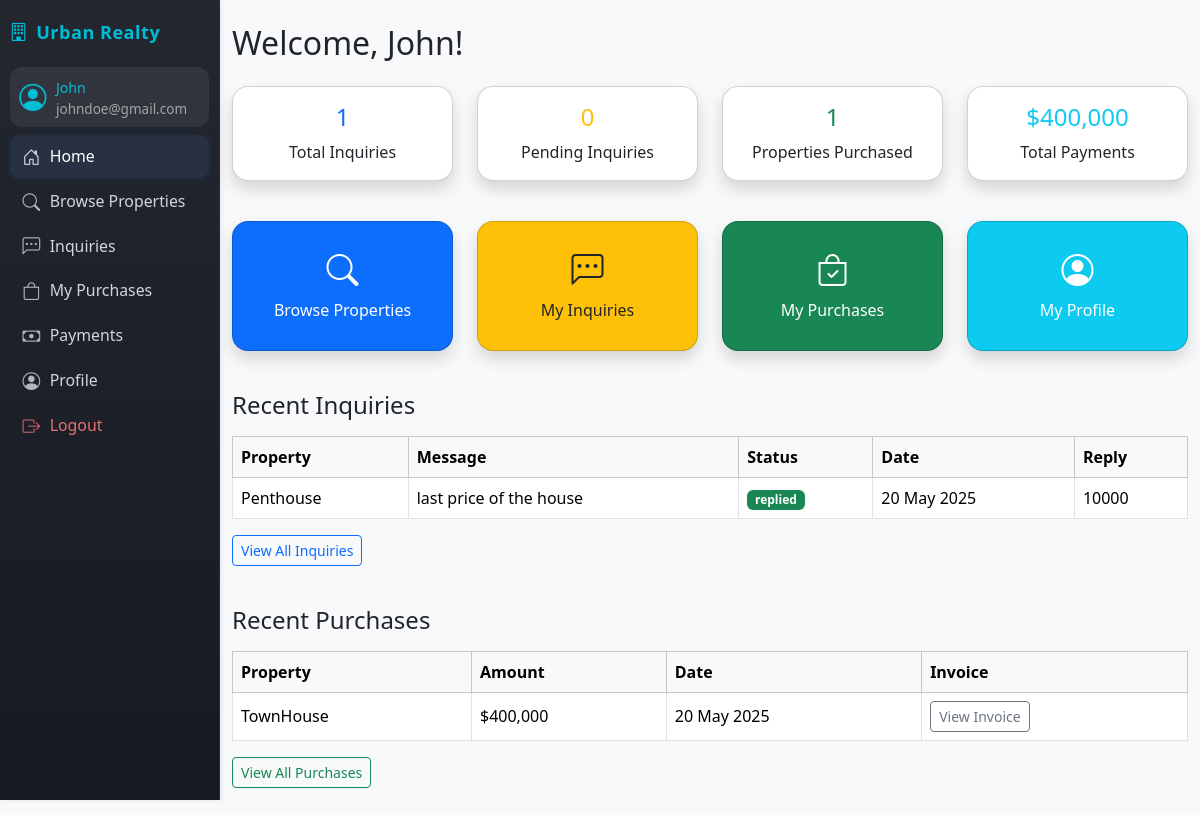
Screenshot of /dashboards/client_dashboard.php (signed in) with the database file from the repository.
### tables this page shows
CREATE TABLE `users` (
  `id` int(11) NOT NULL AUTO_INCREMENT,
  `username` varchar(100) DEFAULT NULL,
  `password` varchar(255) DEFAULT NULL,
  `email` varchar(100) DEFAULT NULL,
  `role` enum('admin','agent','client') DEFAULT NULL,
  `created_at` datetime DEFAULT current_timestamp(),
  PRIMARY KEY (`id`),
  UNIQUE KEY `username` (`username`),
  UNIQUE KEY `email` (`email`)
);

CREATE TABLE `inquiries` (
  `id` int(11) NOT NULL AUTO_INCREMENT,
  `client_id` int(11) DEFAULT NULL,
  `property_id` int(11) DEFAULT NULL,
  `message` text DEFAULT NULL,
  `status` enum('pending','replied') DEFAULT 'pending',
  `created_at` datetime DEFAULT current_timestamp(),
  `reply` text DEFAULT NULL,
  PRIMARY KEY (`id`),
  KEY `client_id` (`client_id`),
  KEY `property_id` (`property_id`),
  CONSTRAINT `inquiries_ibfk_1` FOREIGN KEY (`client_id`) REFERENCES `users` (`id`),
  CONSTRAINT `inquiries_ibfk_2` FOREIGN KEY (`property_id`) REFERENCES `properties` (`id`)
);

CREATE TABLE `properties` (
  `id` int(11) NOT NULL AUTO_INCREMENT,
  `agent_id` int(11) DEFAULT NULL,
  `title` varchar(255) DEFAULT NULL,
  `description` text DEFAULT NULL,
  `price` decimal(12,2) DEFAULT NULL,
  `location` varchar(100) DEFAULT NULL,
  `type` enum('apartment','house','land','commercial') DEFAULT NULL,
  `image` varchar(255) DEFAULT NULL,
  `status` enum('available','sold') DEFAULT 'available',
  `created_at` datetime DEFAULT current_timestamp(),
  PRIMARY KEY (`id`),
  KEY `agent_id` (`agent_id`),
  CONSTRAINT `properties_ibfk_1` FOREIGN KEY (`agent_id`) REFERENCES `users` (`id`)
);

CREATE TABLE `sales` (
  `id` int(11) NOT NULL AUTO_INCREMENT,
  `property_id` int(11) DEFAULT NULL,
  `client_id` int(11) DEFAULT NULL,
  `agent_id` int(11) DEFAULT NULL,
  `sale_price` decimal(12,2) DEFAULT NULL,
  `sale_date` datetime DEFAULT current_timestamp(),
  PRIMARY KEY (`id`),
  KEY `property_id` (`property_id`),
  KEY `client_id` (`client_id`),
  KEY `agent_id` (`agent_id`),
  CONSTRAINT `sales_ibfk_1` FOREIGN KEY (`property_id`) REFERENCES `properties` (`id`),
  CONSTRAINT `sales_ibfk_2` FOREIGN KEY (`client_id`) REFERENCES `users` (`id`),
  CONSTRAINT `sales_ibfk_3` FOREIGN KEY (`agent_id`) REFERENCES `users` (`id`)
);

### dashboards/client_dashboard.php (the view, shortened to what this page needs)
<?php
require_once('../includes/db.php');
$cid = $_SESSION['user_id'];
$user_row = $conn->query("SELECT username FROM users WHERE id=$cid")->fetch_assoc();
$username = $user_row ? $user_row['username'] : 'Client';
$tot_inquiries = $conn->query("SELECT COUNT(*) FROM inquiries WHERE client_id=$cid")->fetch_row()[0];
$pending_inquiries = $conn->query("SELECT COUNT(*) FROM inquiries WHERE client_id=$cid AND status='pending'")->fetch_row()[0];
$tot_purchases = $conn->query("SELECT COUNT(*) FROM sales WHERE client_id=$cid")->fetch_row()[0];
$tot_payments = 0;
$columns = [];
$res = $conn->query("SHOW COLUMNS FROM payments");
while($row = $res->fetch_assoc()) $columns[] = $row['Field'];
if (in_array('client_id', $columns)) {
    $tot_payments = $conn->query("SELECT IFNULL(SUM(amount),0) FROM payments WHERE client_id=$cid")->fetch_row()[0];
} elseif (in_array('user_id', $columns)) {
    $tot_payments = $conn->query("SELECT IFNULL(SUM(amount),0) FROM payments WHERE user_id=$cid")->fetch_row()[0];
} elseif (in_array('sale_id', $columns)) {
    $tot_payments = $conn->query("
        SELECT IFNULL(SUM(p.amount),0)
        FROM payments p
        JOIN sales s ON p.sale_id = s.id
        WHERE s.client_id = $cid
    ")->fetch_row()[0];
}
?>
<!DOCTYPE html>
<html lang="en">
<head>
    <link rel="stylesheet" href="../assets/css/bootstrap.min.css">
</head>
<body>
<?php include('../includes/sidebar.php'); ?>
<div class="container mt-4">
    <h2 class="mb-4">Welcome, <?=htmlspecialchars($username)?>!</h2>
    <div class="row g-4 dashboard-section">
        <div class="col-md-3">
            <div class="card dashboard-card shadow text-center p-3">
                <div class="h4 mb-2 text-primary"><?=$tot_inquiries?></div>
                <div>Total Inquiries</div>
            </div>
        </div>
        <div class="col-md-3">
            <div class="card dashboard-card shadow text-center p-3">
                <div class="h4 mb-2 text-warning"><?=$pending_inquiries?></div>
                <div>Pending Inquiries</div>
            </div>
        </div>
        <div class="col-md-3">
            <div class="card dashboard-card shadow text-center p-3">
                <div class="h4 mb-2 text-success"><?=$tot_purchases?></div>
                <div>Properties Purchased</div>
            </div>
        </div>
        <div class="col-md-3">
            <div class="card dashboard-card shadow text-center p-3">
                <div class="h4 mb-2 text-info">$<?=number_format($tot_payments)?></div>
                <div>Total Payments</div>
            </div>
        </div>
    </div>
    <div class="row g-4 dashboard-section">
        <div class="col-md-3">
            <a href="../properties/browse.php" class="card quick-link-card text-decoration-none shadow text-center p-4 bg-primary text-white">
                <div class="fs-2 mb-1"><i class="bi bi-search"></i></div>
                Browse Properties
            </a>
        </div>
        <div class="col-md-3">
            <a href="../inquiries/my_inquiries.php" class="card quick-link-card text-decoration-none shadow text-center p-4 bg-warning text-dark">
                <div class="fs-2 mb-1"><i class="bi bi-chat-left-dots"></i></div>
                My Inquiries
            </a>
        </div>
        <div class="col-md-3">
            <a href="../sales/view_sales.php" class="card quick-link-card text-decoration-none shadow text-center p-4 bg-success text-white">
                <div class="fs-2 mb-1"><i class="bi bi-bag-check"></i></div>
                My Purchases
            </a>
        </div>
        <div class="col-md-3">
            <a href="../users/profile.php" class="card quick-link-card text-decoration-none shadow text-center p-4 bg-info text-white">
                <div class="fs-2 mb-1"><i class="bi bi-person-circle"></i></div>
                My Profile
            </a>
        </div>
    </div>
    <div class="dashboard-section">
        <h4 class="mb-3">Recent Inquiries</h4>
        <div class="table-responsive">
        <table class="table table-bordered bg-white">
            <thead class="table-light">
                <tr>
                    <th>Property</th>
                    <th>Message</th>
                    <th>Status</th>
                    <th>Date</th>
                    <th>Reply</th>
                </tr>
            </thead>
            <tbody>
            <?php
            $sql = "SELECT i.*, p.title FROM inquiries i JOIN properties p ON i.property_id=p.id WHERE i.client_id=$cid ORDER BY i.id DESC LIMIT 5";
            $res = $conn->query($sql);
            if ($res->num_rows == 0): ?>
            <?php endif;
            while($row = $res->fetch_assoc()): ?>
            <tr>
                <td><?=htmlspecialchars($row['title'])?></td>
                <td><?=htmlspecialchars($row['message'])?></td>
                <td>
                    <span class="badge <?=($row['status']=='replied'?'bg-success':'bg-warning text-dark')?>"><?=$row['status']?></span>
                </td>
                <td><?=date('d M Y',strtotime($row['created_at']))?></td>
                <td>
                    <?php if($row['status']=='replied') echo htmlspecialchars($row['reply']); else echo '<span class="text-muted">-</span>'; ?>
                </td>
            </tr>
            <?php endwhile; ?>
            </tbody>
        </table>
        </div>
        <div><a href="../inquiries/my_inquiries.php" class="btn btn-outline-primary btn-sm">View All Inquiries</a></div>
    </div>
    <div class="dashboard-section">
        <h4 class="mb-3">Recent Purchases</h4>
        <div class="table-responsive">
        <table class="table table-bordered bg-white">
            <thead class="table-light">
                <tr>
                    <th>Property</th>
                    <th>Amount</th>
                    <th>Date</th>
                    <th>Invoice</th>
                </tr>
            </thead>
            <tbody>
            <?php
            $sql = "SELECT s.*, p.title FROM sales s JOIN properties p ON s.property_id=p.id WHERE s.client_id=$cid ORDER BY s.id DESC LIMIT 5";
            $res = $conn->query($sql);
            if ($res->num_rows == 0): ?>
            <?php endif;
            while($row = $res->fetch_assoc()): ?>
            <tr>
                <td><?=htmlspecialchars($row['title'])?></td>
                <td>$<?=number_format($row['sale_price'])?></td>
                <td><?=date('d M Y',strtotime($row['sale_date']))?></td>
                <td>
                    <a href="../sales/invoice.php?id=<?=$row['id']?>" class="btn btn-outline-secondary btn-sm">View Invoice</a>
                </td>
            </tr>
            <?php endwhile; ?>
            </tbody>
        </table>
        </div>
        <div><a href="../sales/view_sales.php" class="btn btn-outline-success btn-sm">View All Purchases</a></div>
    </div>
</div>
<link rel="stylesheet" href="https://cdn.jsdelivr.net/npm/bootstrap-icons@1.11.3/font/bootstrap-icons.min.css">
</body>
</html>

### includes/sidebar.php (shortened to what this page needs)
<?php
$role = $_SESSION['role'];
$user_id = $_SESSION['user_id'] ?? null;
$user_name = '';
$user_email = '';
if ($user_id) {
    $user_res = $conn->query("SELECT username,email FROM users WHERE id=$user_id");
    if ($user_res && $user_res->num_rows) {
        $u = $user_res->fetch_assoc();
        $user_name = htmlspecialchars($u['username']);
        $user_email = htmlspecialchars($u['email']);
    }
}
?>
<head>
    <link rel="stylesheet" href="https://cdn.jsdelivr.net/npm/bootstrap-icons@1.11.3/font/bootstrap-icons.min.css">
</head>
<nav class="sidebar">
    <div class="sidebar-brand">
        <i class="bi bi-building"></i> Urban Realty
    </div>
    <div class="user-mini-profile mb-2">
        <i class="bi bi-person-circle"></i>
        <div class="user-details">
            <span><?= $user_name ?: ucfirst($role) ?></span>
            <small style="color:#a5a5a5;font-size:0.95em;"><?= $user_email ?></small>
        </div>
    </div>
    <ul class="nav flex-column">
        <?php if($role=='admin'): ?>
            <li><a href="../dashboards/admin_dashboard.php" class="nav-link <?=strpos($_SERVER['PHP_SELF'],'admin_analytics.php')!==false?'active':''?>"><i class="bi bi-speedometer2"></i> Dashboard</a></li>
            <li><a href="../users/manage_users.php" class="nav-link <?=strpos($_SERVER['PHP_SELF'],'manage_users.php')!==false?'active':''?>"><i class="bi bi-people"></i> Users</a></li>
            <li><a href="../properties/manage_properties.php" class="nav-link <?=strpos($_SERVER['PHP_SELF'],'manage_properties.php')!==false?'active':''?>"><i class="bi bi-house-gear"></i> Properties</a></li>
            <li><a href="../sales/view_sales.php" class="nav-link <?=strpos($_SERVER['PHP_SELF'],'view_sales.php')!==false?'active':''?>"><i class="bi bi-bag-check"></i> Sales</a></li>
            <li><a href="../payments/view_payments.php" class="nav-link <?=strpos($_SERVER['PHP_SELF'],'view_payments.php')!==false?'active':''?>"><i class="bi bi-cash-stack"></i> Payments</a></li>
        <?php else: ?>
            <li><a href="../dashboards/client_dashboard.php" class="nav-link <?=strpos($_SERVER['PHP_SELF'],'client_dashboard.php')!==false?'active':''?>"><i class="bi bi-house-door"></i> Home</a></li>
            <li><a href="../properties/browse.php" class="nav-link <?=strpos($_SERVER['PHP_SELF'],'browse.php')!==false?'active':''?>"><i class="bi bi-search"></i> Browse Properties</a></li>
            <li><a href="../inquiries/my_inquiries.php" class="nav-link <?=strpos($_SERVER['PHP_SELF'],'my_inquiries.php')!==false?'active':''?>"><i class="bi bi-chat-left-dots"></i> Inquiries</a></li>
            <li><a href="../sales/view_sales.php" class="nav-link <?=strpos($_SERVER['PHP_SELF'],'view_sales.php')!==false?'active':''?>"><i class="bi bi-bag"></i> My Purchases</a></li>
            <li><a href="../payments/view_payments.php" class="nav-link <?=strpos($_SERVER['PHP_SELF'],'view_payments.php')!==false?'active':''?>"><i class="bi bi-cash"></i> Payments</a></li>
            <li><a href="../users/profile.php" class="nav-link <?=strpos($_SERVER['PHP_SELF'],'profile.php')!==false?'active':''?>"><i class="bi bi-person-circle"></i> Profile</a></li>
        <?php endif; ?>
        <li><a href="../auth/logout.php" class="nav-link text-danger"><i class="bi bi-box-arrow-right"></i> Logout</a></li>
    </ul>
</nav>

### dashboards/client_dashboard.php (style rules this page uses)
body { background: #f8f9fa; }
.dashboard-card { border-radius:1rem; }
.dashboard-section { margin-bottom: 2.5rem; }
.table td, .table th { vertical-align: middle; }
.quick-link-card { border-radius:1rem; min-height:130px; }

### includes/sidebar.php (style rules this page uses)
.sidebar { position: fixed; top: 0; left: 0; height: 100vh; width: 220px; background: linear-gradient(180deg,#23272f 0,#171923 100%); color: #fff; padding: 1.2rem 0.6rem 1rem 0.6rem; z-index: 1000; border-right: 1px solid #292b36; box-shadow: 1px 0 6px rgba(0,0,0,0.09); display: flex; flex-direction: column; font-size: 0.96rem; overflow-y: auto; min-height: 0; max-height: 100vh; }
.sidebar-brand { font-size: 1.13rem; font-weight: 600; letter-spacing: .5px; margin-bottom: 1.3rem; color: #00bcd4; display: flex; align-items:center; gap: 0.5rem; }
.sidebar .user-mini-profile { background: rgba(255,255,255,0.07); border-radius: .75rem; padding: .6rem .6rem .5rem .6rem; margin-bottom: 1.5rem; font-size: .89rem; display: flex; align-items: center; gap: 0.6rem; }
.sidebar .user-mini-profile .bi-person-circle { font-size: 1.7rem; color: #00bcd4; }
.sidebar .user-mini-profile .user-details span { display: block; color: #00bcd4; font-weight: 500; margin-bottom: 0; font-size: 0.99em; }
.sidebar .nav { flex: 1 1 auto; margin-bottom: 1.4rem; }
.sidebar .nav-link { color: #d1d6de; margin-bottom: .10rem; padding: .52rem 0.8rem; font-size: 0.99rem; border-radius: .6rem; display: flex; align-items: center; gap: .60rem; transition: background .14s, color .13s; font-weight: 500; }
.sidebar .nav-link.active, .sidebar .nav-link:hover, .sidebar .nav-link:focus { color: #fff !important; background: #283043 !important; box-shadow: 0 1px 7px rgba(0,188,212,.09); }
.sidebar .nav-link .bi { font-size: 1.12em; opacity: 0.82; }
.sidebar .nav-link.text-danger { color: #e57373 !important; }
body { margin-left: 220px !important; }

### rows the page displays
users: username "John", email "johndoe@gmail.com"
inquiries: property.title "Penthouse", message "last price of the house", status "replied", created_at "20 May 2025", reply "10000"
sales: property.title "TownHouse", sale_price "400,000", sale_date "20 May 2025"

### other values shown
$tot_inquiries "1"
$pending_inquiries "0"
$tot_purchases "1"
$tot_payments "400,000"
